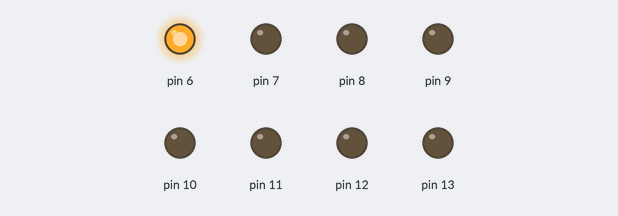
This sketch was run on a simulated Arduino Uno, built with avr-gcc and run on an emulated ATmega328P. On the bench: output pins drawn as LEDs (lit = HIGH).

Above: at 0.1 s.
At 0.7 s:
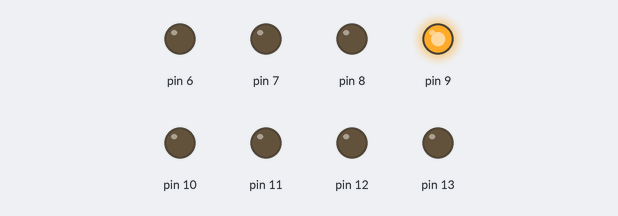
At 1.1 s:
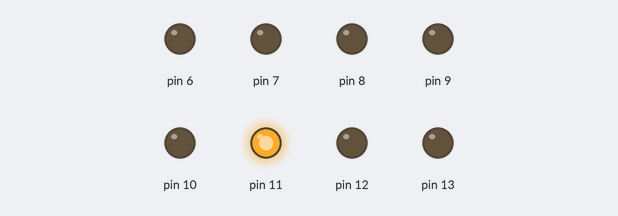
At 1.5 s:
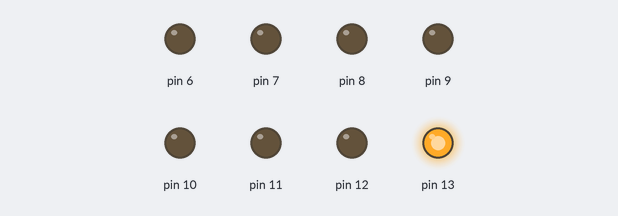
At 2.5 s:
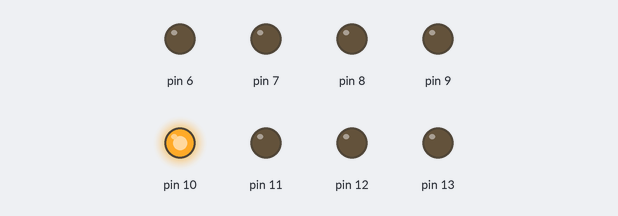
At 3.5 s:
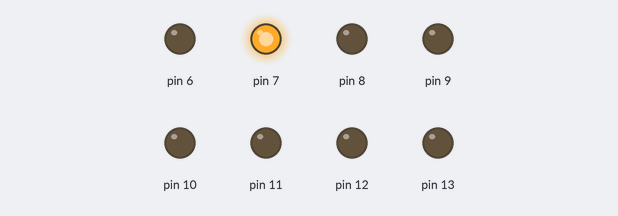
Timing chart, 0 to 3.8 s (numbered marks = the images above):
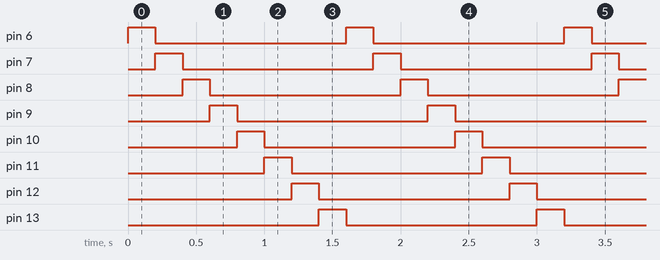

Measured:
- by itself, pin 6–13: alternates HIGH for 0.20 s and LOW for 1.4 s
- by itself, everything shown: repeats every 1.6 s, in 8 steps

The sketch:

010_LED8x8_1088AS.ino
```cpp
//A full description of this module (and many others) can be downloaded at: https://eve_arduino

void setup()
{
  for (int rownr=6;rownr<=13;rownr++)
  {
    pinMode(rownr,OUTPUT);
    digitalWrite(rownr,LOW);
  }
}

void loop()
{
  for (int rownr=6;rownr<=13;rownr++)
  {
    digitalWrite(rownr,HIGH);
    delay(200);
    digitalWrite(rownr,LOW);
  }
}
```
